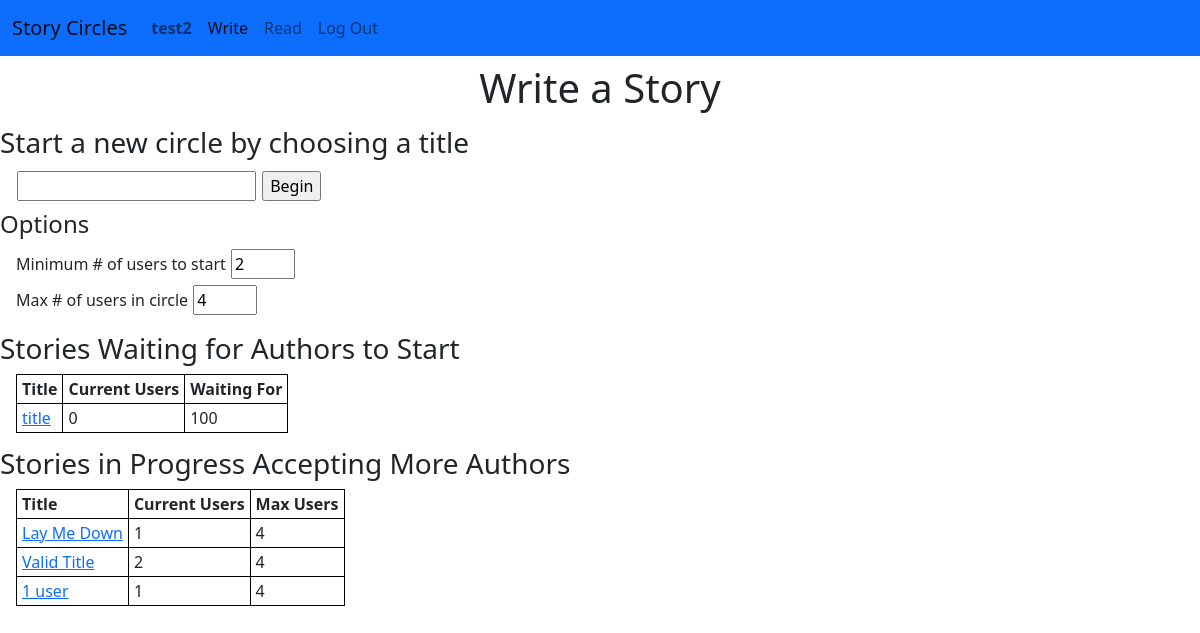
Before: /circle/ (signed in) with the older database file.
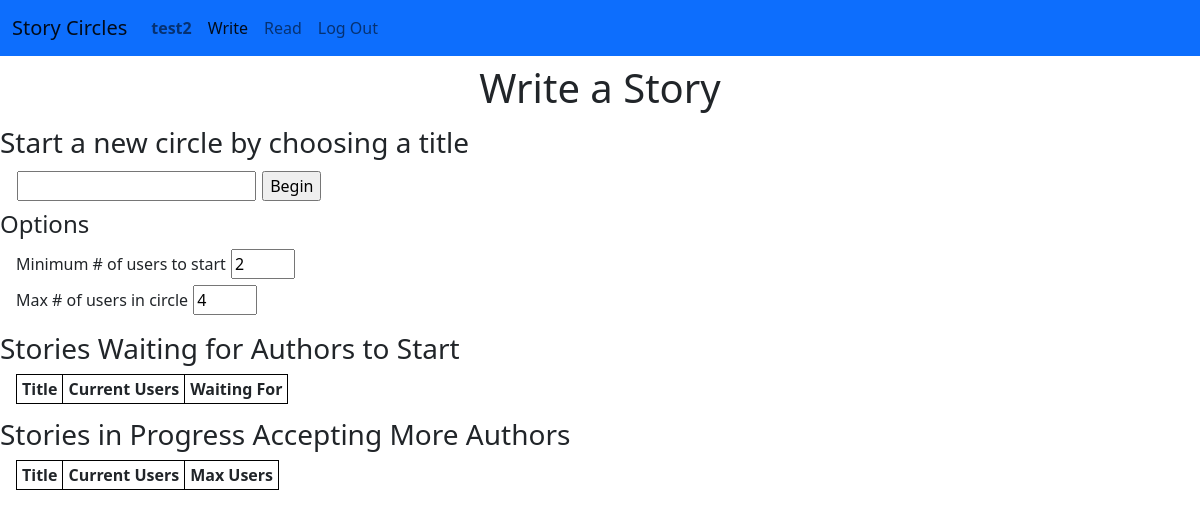
After: the same page with the newer database file.
### circle/models.py (models this page shows, shortened)
class User(AbstractUser):
    user_since = models.DateTimeField(blank=False, auto_now_add=True)
    liked_stories = models.ManyToManyField(
        "Story",
        related_name="liked_by",
        blank=True,
    )
    def get_absolute_url(self):
        return reverse('user', args=[self.pk])

class Circle(models.Model):
    creation_time = models.DateTimeField(auto_now_add=True)
    threshold_user_ct = models.IntegerField() #This is the number of users that must be connected to start the story
    max_user_ct = models.IntegerField()
    user_ct = models.IntegerField(default=0)
    turn_order = models.JSONField(default=list)
    proposed_ending = models.ForeignKey('User',
                                        null=True, on_delete=models.SET_NULL,
                                        related_name='ending_proposed')
    approved_ending = models.ManyToManyField(
        User,
        blank=True
    )
    story = models.OneToOneField(
        'Story',
        blank=True,
        on_delete=models.CASCADE,
    )
    objects = CircleManager()
    open_circles = OpenCircleManager()
    waiting_circles = WaitingCircleManager()
    @property
    def users_needed(self):
        return max(0, self.threshold_user_ct - self.user_ct)

class Story(models.Model):
    title = models.TextField(unique=True)
    authors = models.ManyToManyField(
        User,
        related_name="stories",
        blank=True
    )
    text = models.TextField()
    start_time = models.DateTimeField(blank=True, null=True)
    finish_time = models.DateTimeField(blank=True, null=True)
    finished = models.BooleanField(default=False)
    def get_absolute_url(self):
        if self.finished:
            return reverse('finished_story', args = [self.pk])
        else:
            return reverse('circle', args = [self.circle.pk])

### circle/views.py (the view)
# urls.py: path('', views.index, name='index'),
@login_required
def index(request):
    return render(request, 'circle/index.html', {
        "open_circles": Circle.open_circles.all(),
        "waiting_circles": Circle.waiting_circles.order_by('creation_time')
    })

### circle/models.py (called while the page is built)
    def get_queryset(self):
        return super().get_queryset().filter(user_ct__lt=F('max_user_ct'), story__start_time__isnull=False)

    def get_queryset(self):
        return super().get_queryset().filter(story__start_time__isnull=True)

### circle/templates/circle/index.html (shortened to what this page needs)
{% extends "circle/layout.html" %}
{% load static %}
{% block body %}
    <h1>
        Write a Story
    </h1>
    <h3>Start a new circle by choosing a title</h3>
    <div class="input-div">
        <input id="title-input" type="text" size="20">
        <input id="title-submit" type="button" value="Begin"><br>
    </div>
    <h4>Options</h4>
    <div class="input-div">
        <label for="threshold-user-ct">Minimum # of users to start</label>
        <input id="threshold-user-ct-input" type="number" name="threshold-user-ct" min="2" max="100" value="2"><br>
        <label for="max-user-ct">Max # of users in circle</label>
        <input id="max-user-ct-input" type="number" name="max-user-ct" min ="2" max="100" value="4">
    </div>
    <h3>Stories Waiting for Authors to Start</h3>
    <table>
        <tr>
            <th>Title</th>
            <th>Current Users</th>
            <th>Waiting For</th>
        </tr>
        {% for circle in waiting_circles %}
        <tr>
            <td><a href="{{ circle.story.get_absolute_url }}">{{ circle.story.title }}</a></td>
            <td>{{ circle.user_ct }}</td>
            <td>{{ circle.users_needed}}</td>
        </tr>
        {% endfor %}
    </table>
    <h3>Stories in Progress Accepting More Authors</h3>
    <table>
        <tr>
            <th>Title</th>
            <th>Current Users</th>
            <th>Max Users</th>
        </tr>
        {% for circle in open_circles %}
        <tr>
            <td><a href="{{ circle.story.get_absolute_url }}">{{ circle.story.title }}</a></td>
            <td>{{ circle.user_ct }}</td>
            <td>{{ circle.max_user_ct }}</td>
        </tr>
        {% endfor %}
    </table>
{% endblock %}

### circle/templates/circle/layout.html (shortened to what this page needs)
{% load static %}
<!DOCTYPE html>
<html lang="en">
    <head>
        <link href="https://cdn.jsdelivr.net/npm/bootstrap@5.0.0-beta1/dist/css/bootstrap.min.css" rel="stylesheet">
        <link href="{% static 'circle/styles.css' %}" rel="stylesheet">
    </head>
    <body>
        <nav class="navbar navbar-expand-md navbar-light bg-primary">
            <div class="container-fluid">
                <a class="navbar-brand" href="{% url 'index' %}">Story Circles</a>
                <div class="collapse navbar-collapse" id="navbarToggle">
                    <ul class="navbar-nav me-auto">
                        {% if user.is_authenticated %}
                        <li class="nav-item">
                            <a class="nav-link" id="current-user-nav" href="{{ user.get_absolute_url }}"><strong>{{ user.username }}</strong></a>
                        </li>
                        <li class="nav-item">
                            <a class="nav-link" id="write-nav" href="{% url 'index' %}">Write</a>
                        </li>
                        <li class="nav-item">
                            <a class="nav-link" id="read-nav" href="{% url 'finished_stories' %}">Read</a>
                        </li>
                        <li class="nav-item">
                            <a class="nav-link" href="{% url 'logout' %}">Log Out</a>
                        </li>
                        {% endif %}
                    </ul>
                </div>
            </div>
        </nav>
        <div class="body">
            {% block body %}
            {% endblock %}
        </div>
    </body>
</html>

### circle/static/circle/styles.css (style rules this page uses)
h1 { margin-top: 0.5rem; text-align: center; }
h3 { margin-top:0.5em; }
h4 { margin-top:0.25em; }
input { box-sizing:border-box; margin:3px 1px; }
input[type=number] { width:4em; }
table { border-collapse: collapse; margin-left: 1rem; }
table, th, td { border: 1px solid black; padding: 2px 5px; }
.input-div { margin-left: 1rem; }

Changed rows visible on the page:
removed Circle: story "title", user_ct "0", users_needed "100", shown under "Stories Waiting for Authors to Start"
removed Circle: story "Lay Me Down", user_ct "1", max_user_ct "4", shown under "Stories in Progress Accepting More Authors"
removed Circle: story "Valid Title", user_ct "2", max_user_ct "4", shown under "Stories in Progress Accepting More Authors"
removed Circle: story "1 user", user_ct "1", max_user_ct "4", shown under "Stories in Progress Accepting More Authors"
